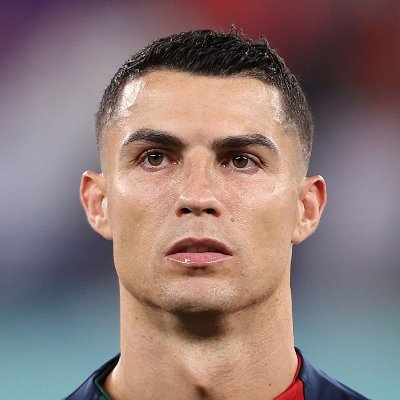
#> input picture composite_database/Cristiano Ronaldo/2YYIgYRw1rdVkuZztE9EX.jpg, 400 x 400 px; its folder holds only this picture in this run
$ jupyter execute --allow-errors model_development.ipynb
#> lines starting #> are read from the running program, lines starting #| are printed output that depends on the picture
[cell 1]
import os
import cv2
import joblib
import numpy as np
import matplotlib.pyplot as plt

from sklearn.decomposition import PCA
from sklearn.model_selection import train_test_split
from sklearn.svm import SVC
from sklearn.metrics import accuracy_score
from scipy.spatial.distance import euclidean

### Configuration

[cell 2]
DATASET_PATH = "./composite_database"
PLAYER_IDS = ["Cristiano Ronaldo", "Lionel Messi", "Mohamed Salah"]
IMG_SIZE = (92, 112)   # width, height
N_COMPONENTS = 150
MODEL_DIR = "models"
RANDOM_STATE = 42

for i in range(1, 38):
    PLAYER_IDS.append(f's{i}')
#> `img = cv2.imread(img_path, cv2.IMREAD_GRAYSCALE)`:
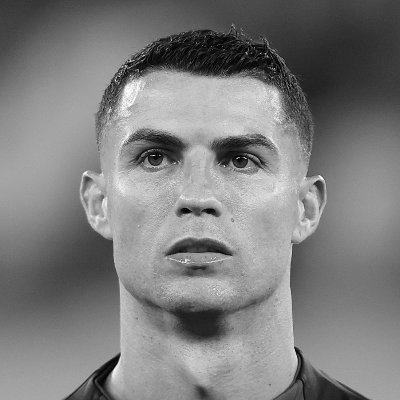
#> img: shape (400, 400); min 0, max 255, mean 126.2

print(PLAYER_IDS)

### Face Detector

[cell 3]
face_cascade = cv2.CascadeClassifier(
    cv2.data.haarcascades + "haarcascade_frontalface_default.xml"
)

def detect_face(gray_img):
    faces = face_cascade.detectMultiScale(
        gray_img,
        scaleFactor=1.1,
        minNeighbors=5,
        minSize=(50, 50)
    )
#> faces = [[80, 65, 241, 241]]

    if len(faces) == 0:
        return None

    # Largest face
    x, y, w, h = max(faces, key=lambda f: f[2] * f[3])
#> x = 80; y = 65; w = 241; h = 241
    return gray_img[y:y+h, x:x+w]
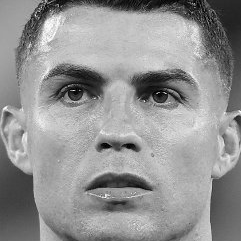
#> returned value: shape (241, 241); min 0, max 255, mean 147
#> `face = cv2.resize(face, IMG_SIZE)`:
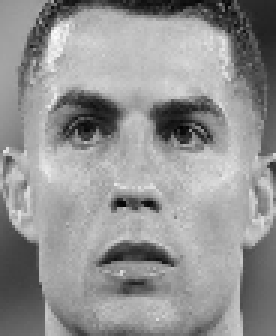
#> face: shape (112, 92) (shown 3 times larger); min 1, max 252, mean 146.9
#> pass 2 of the loop `for subject_id in PLAYER_IDS:`:
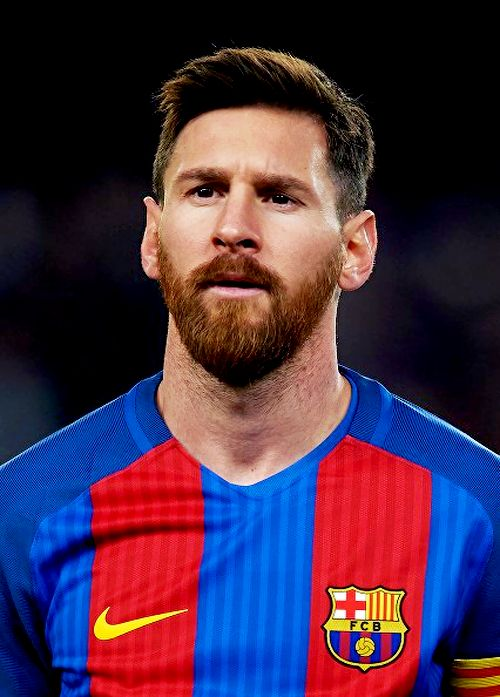
#> input picture composite_database/Lionel Messi/-SfLVWXESLWxuaEpuvjgQ.jpg, 500 x 697 px
#> `img = cv2.imread(img_path, cv2.IMREAD_GRAYSCALE)`:
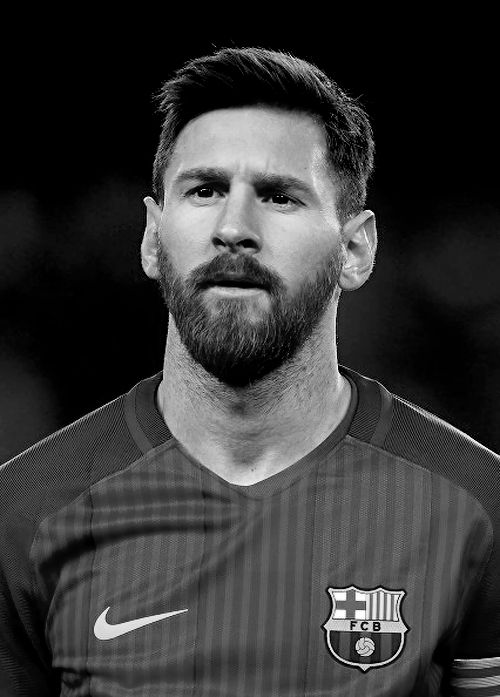
#> img: shape (697, 500); min 0, max 255, mean 55.3
#> `face = cv2.resize(face, IMG_SIZE)`:
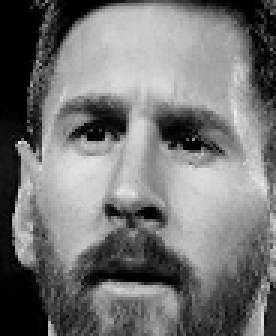
#> face: shape (112, 92) (shown 3 times larger); min 0, max 234, mean 116.5

### Load The Composte Dataset (With Face Detection)

[cell 4]
X, y = [], []

#> (the rest of this cell did not finish here and is left out)
